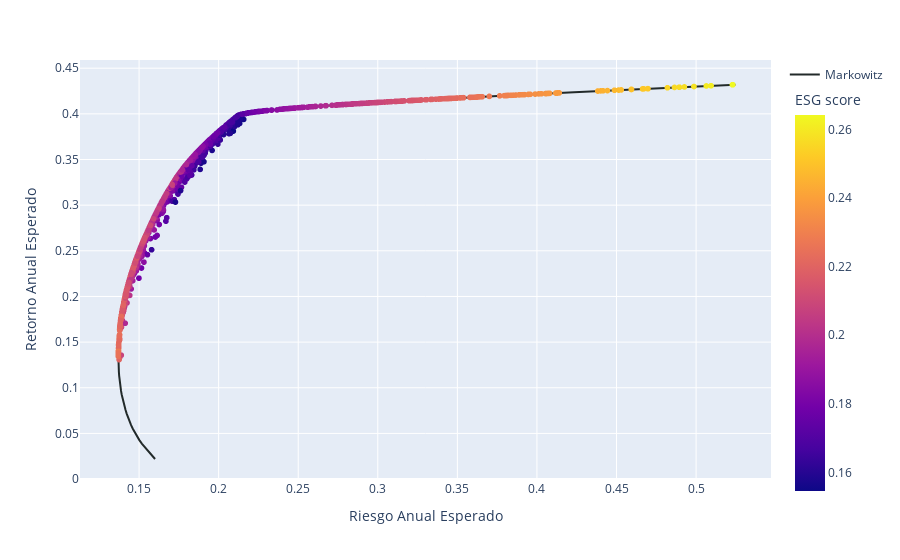

Notebook code for this chart:
### Code cell
fig = px.scatter(FA_3D_best, x='exp_risk', y='exp_return', color='exp_esg',
                 labels = {'exp_risk':'Riesgo Anual Esperado', 
                          'exp_return': 'Retorno Anual Esperado', 
                          'exp_esg': 'ESG score'})
fig.add_trace(go.Scatter(x=ef_R[:,0], y=ef_R[:,1],
                    mode='lines',
                    name='Markowitz', 
                    marker_color='#222A2A'), 
                 )
fig.update_layout(coloraxis_colorbar_y=0.45)
fig.show()

### Figure 1 — Plotly figure (JSON) as saved in the notebook; plotly's stock layout.template omitted (floating-point values rounded to 4 significant figures; data arrays with more than 128 entries replaced by an {"elided": "..."} marker saying what was removed)
{"data": [{"hovertemplate": "Riesgo Anual Esperado=%{x}<br>Retorno Anual Esperado=%{y}<br>ESG score=%{marker.color}<extra></extra>", "legendgroup": "", "marker": {"color": {"elided": "2209 float values"}, "coloraxis": "coloraxis", "symbol": "circle"}, "mode": "markers", "name": "", "showlegend": false, "type": "scattergl", "x": {"elided": "2209 float values"}, "xaxis": "x", "y": {"elided": "2209 float values"}, "yaxis": "y"}, {"marker": {"color": "#222A2A"}, "mode": "lines", "name": "Markowitz", "type": "scatter", "x": [0.1601, 0.158, 0.1558, 0.1537, 0.1519, 0.1502, 0.1487, 0.1473, 0.1461, 0.1449, 0.1439, 0.143, 0.1422, 0.1415, 0.1408, 0.1402, 0.1396, 0.1391, 0.1387, 0.1383, 0.138, 0.1377, 0.1375, 0.1373, 0.1372, 0.1371, 0.137, 0.1369, 0.1369, 0.137, 0.137, 0.1371, 0.1373, 0.1375, 0.1377, 0.1379, 0.1382, 0.1385, 0.1389, 0.1393, 0.1397, 0.1401, 0.1406, 0.1412, 0.1417, 0.1423, 0.1429, 0.1436, 0.1443, 0.145, 0.1458, 0.1466, 0.1474, 0.1483, 0.1492, 0.1501, 0.151, 0.152, 0.153, 0.154, 0.155, 0.1561, 0.1572, 0.1584, 0.1595, 0.1607, 0.1619, 0.1631, 0.1643, 0.1656, 0.167, 0.1684, 0.1698, 0.1713, 0.1729, 0.1745, 0.1762, 0.178, 0.1799, 0.1819, 0.184, 0.1862, 0.1885, 0.1909, 0.1934, 0.1959, 0.1985, 0.2012, 0.204, 0.2068, 0.2097, 0.2132, 0.2272, 0.2535, 0.2886, 0.3299, 0.3752, 0.4233, 0.4733, 0.5247], "y": [0.022, 0.02614, 0.03028, 0.03442, 0.03857, 0.04271, 0.04685, 0.05099, 0.05513, 0.05927, 0.06341, 0.06756, 0.0717, 0.07584, 0.07998, 0.08412, 0.08826, 0.0924, 0.09655, 0.1007, 0.1048, 0.109, 0.1131, 0.1173, 0.1214, 0.1255, 0.1297, 0.1338, 0.138, 0.1421, 0.1462, 0.1504, 0.1545, 0.1587, 0.1628, 0.1669, 0.1711, 0.1752, 0.1794, 0.1835, 0.1877, 0.1918, 0.1959, 0.2001, 0.2042, 0.2084, 0.2125, 0.2166, 0.2208, 0.2249, 0.2291, 0.2332, 0.2374, 0.2415, 0.2456, 0.2498, 0.2539, 0.2581, 0.2622, 0.2663, 0.2705, 0.2746, 0.2788, 0.2829, 0.2871, 0.2912, 0.2953, 0.2995, 0.3036, 0.3078, 0.3119, 0.316, 0.3202, 0.3243, 0.3285, 0.3326, 0.3367, 0.3409, 0.345, 0.3492, 0.3533, 0.3575, 0.3616, 0.3657, 0.3699, 0.374, 0.3782, 0.3823, 0.3864, 0.3906, 0.3947, 0.3989, 0.403, 0.4072, 0.4113, 0.4154, 0.4196, 0.4237, 0.4279, 0.432]}], "layout": {"coloraxis": {"colorbar": {"title": {"text": "ESG score"}, "y": 0.45}, "colorscale": [[0, "#0d0887"], [0.1111, "#46039f"], [0.2222, "#7201a8"], [0.3333, "#9c179e"], [0.4444, "#bd3786"], [0.5556, "#d8576b"], [0.6667, "#ed7953"], [0.7778, "#fb9f3a"], [0.8889, "#fdca26"], [1, "#f0f921"]]}, "legend": {"tracegroupgap": 0}, "margin": {"t": 60}, "xaxis": {"anchor": "y", "domain": [0, 1], "title": {"text": "Riesgo Anual Esperado"}}, "yaxis": {"anchor": "x", "domain": [0, 1], "title": {"text": "Retorno Anual Esperado"}}}}
